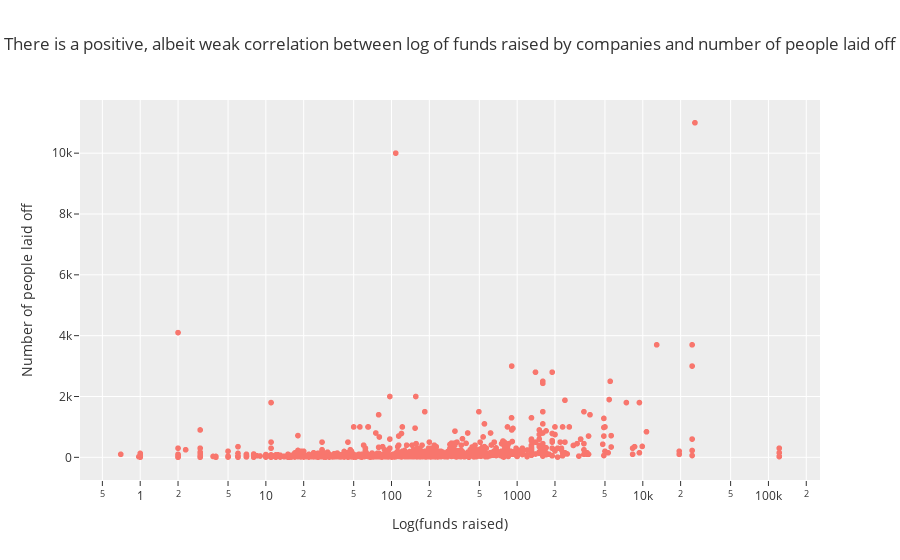

Write notebook code for a chart like this one.
### Code cell
sketer = px.scatter(df[(df['total_laid_off'] != 0) & (df['funds_raised'] != 0)], 'funds_raised', 'total_laid_off',
          template='ggplot2', log_x=True, hover_data=['company'],
          title = 'There is a positive, albeit weak correlation between log of funds raised by companies and number of people laid off',
          labels= {'funds_raised': 'Log(funds raised)', 'total_laid_off':'Number of people laid off'})
sketer.update_traces(hovertemplate='% company have laid off %{y} employees have raised <b>%{x}</b> Mio USD')

### Figure 1 — Plotly figure (JSON) as saved in the notebook; plotly's stock layout.template omitted (floating-point values rounded to 4 significant figures; data arrays with more than 128 entries replaced by an {"elided": "..."} marker saying what was removed)
{"data": [{"customdata": {"elided": "1111x1 str values"}, "hovertemplate": "% company have laid off %{y} employees have raised <b>%{x}</b> Mio USD", "legendgroup": "", "marker": {"color": "#F8766D", "symbol": "circle"}, "mode": "markers", "name": "", "showlegend": false, "type": "scattergl", "x": {"elided": "1111 float values"}, "xaxis": "x", "y": {"elided": "1111 int values"}, "yaxis": "y"}], "layout": {"legend": {"tracegroupgap": 0}, "title": {"text": "There is a positive, albeit weak correlation between log of funds raised by companies and number of people laid off"}, "xaxis": {"anchor": "y", "domain": [0, 1], "title": {"text": "Log(funds raised)"}, "type": "log"}, "yaxis": {"anchor": "x", "domain": [0, 1], "title": {"text": "Number of people laid off"}}}}
